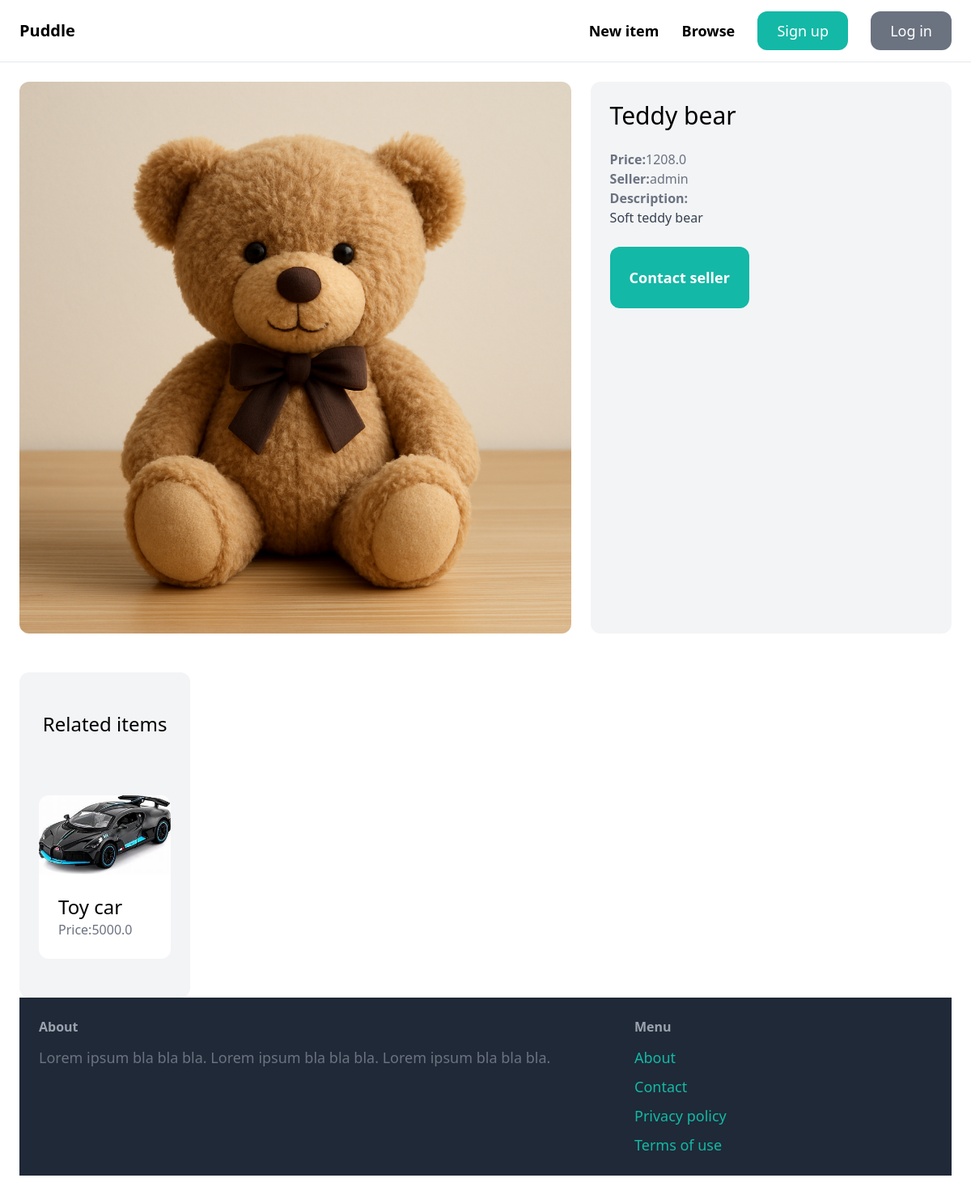
Page /items/1/ on the committed database.
### item/models.py (models this page shows, shortened)
class Item(models.Model):
    category=models.ForeignKey(Category,related_name='items',on_delete=models.CASCADE)
    name=models.CharField(max_length=300)
    description=models.TextField(blank=True,null=True)
    price=models.FloatField()
    image=models.ImageField(upload_to='item_images',blank=True,null=True)
    is_sold=models.BooleanField(default=False)
    created_by=models.ForeignKey(User, related_name='items',on_delete=models.CASCADE)
    created_at=models.DateTimeField(auto_now_add=True)

### item/views.py (the view)
# urls.py: path('<int:pk>/',views.detail, name='detail'),
def detail(request, pk):
    item= get_object_or_404(Item, pk=pk)
    related_items=Item.objects.filter(category=item.category, is_sold=False).exclude(pk=pk)[0:3]
    return render(request, 'item/detail.html', {
        'item':item ,
        'related_items': related_items
    })

### item/templates/item/detail.html (shortened to what this page needs)
{% extends 'core/base.html' %}
{% block content %}
<div class="grid grid-cols-5 gap-6">
    <div class="col-span-3">
        <img src="{{ item.image.url}}" class="rounded-xl">
    </div>
    <div class="col-span-2 p-6 bg-gray-100 rounded-xl">
        <h1 class="mb-6 text-3xl">{{item.name}}</h1>
        <p class="text-gray-500"><strong>Price:</strong>{{item.price}}</p>
        <p class="text-gray-500"><strong>Seller:</strong>{{item.created_by.username }}</p>
        {% if item.description %}
            <p class="text-gray-700">
                <strong class="text-gray-500">Description:</strong><br>
                {{item.description}}
            </p>
        {% endif %}
        {% if request.user == item.created_by %}
            <div class="mt-6 p-6 bg-white rounded-xl">
                <p> This is your item!</p>
                <a href ="{% url 'item:edit' item.id %}"class="inline-block mt-6 px-6 py-3 text-lg font-semibold bg-teal-500 text-white rounded-xl">Edit</a>
                <a href ="{% url 'item:delete' item.id %}"class="inline-block mt-6 px-6 py-3 text-lg font-semibold bg-red-500 text-white rounded-xl">Delete</a>
            </div>
        {% else %}
            <a href="{% url 'conversation:new' item.id %}" class="inline-block mt-6 px-6 py-6 text-lg font-semibold bg-teal-500 text-white rounded-xl hover:bg-teal-700">Contact seller</a>
        {% endif %}
    </div>
    <div class="mt-6 px-6 py-12 bg-gray-100 rounded-xl">
        <h2 class="mb-12 text-2xl text-center">Related items</h2>   <br>
        <div class="grid grid-cols-0 gap-3">
            {% for item in related_items %}
            <div>
                <a href="{% url 'item:detail' item.id %}">
                    <div>
                        <img src="{{item.image.url}}" class="rounded-t-xl">
                    </div>
                    <div class="p-6 bg-white rounded-b-xl">
                        <h2 class="text-2xl">{{item.name}}</h2>
                        <p class="text-gray-500">Price:{{item.price}}</p>
                    </div>
                </a>
            </div>
            {% endfor %}
  </div>
</div>
{% endblock %}

### rows in the picture
Item: image (picture), name "Teddy bear", price "1208.0", created_by.username "admin", description "Soft teddy bear"
Item: image (picture), name "Toy car", price "5000.0"
